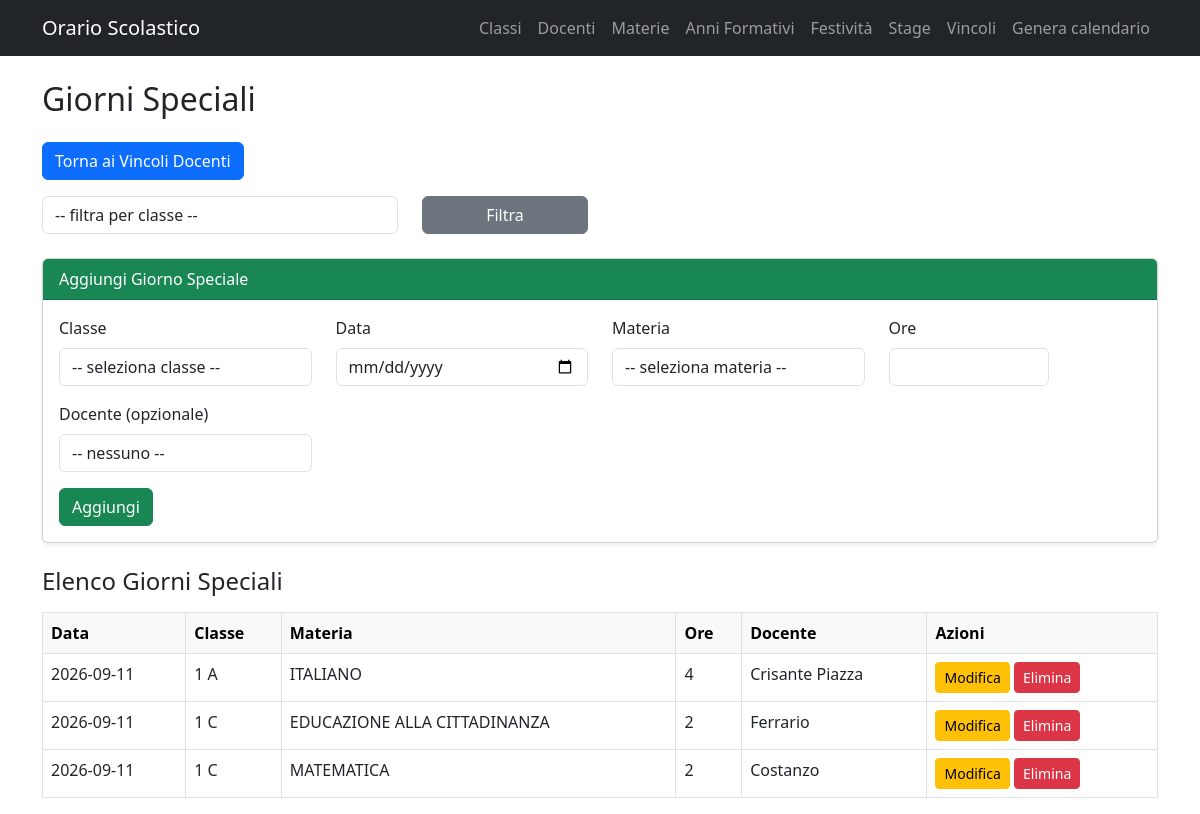
The app's page /vincoli/giorni_speciali, older data.
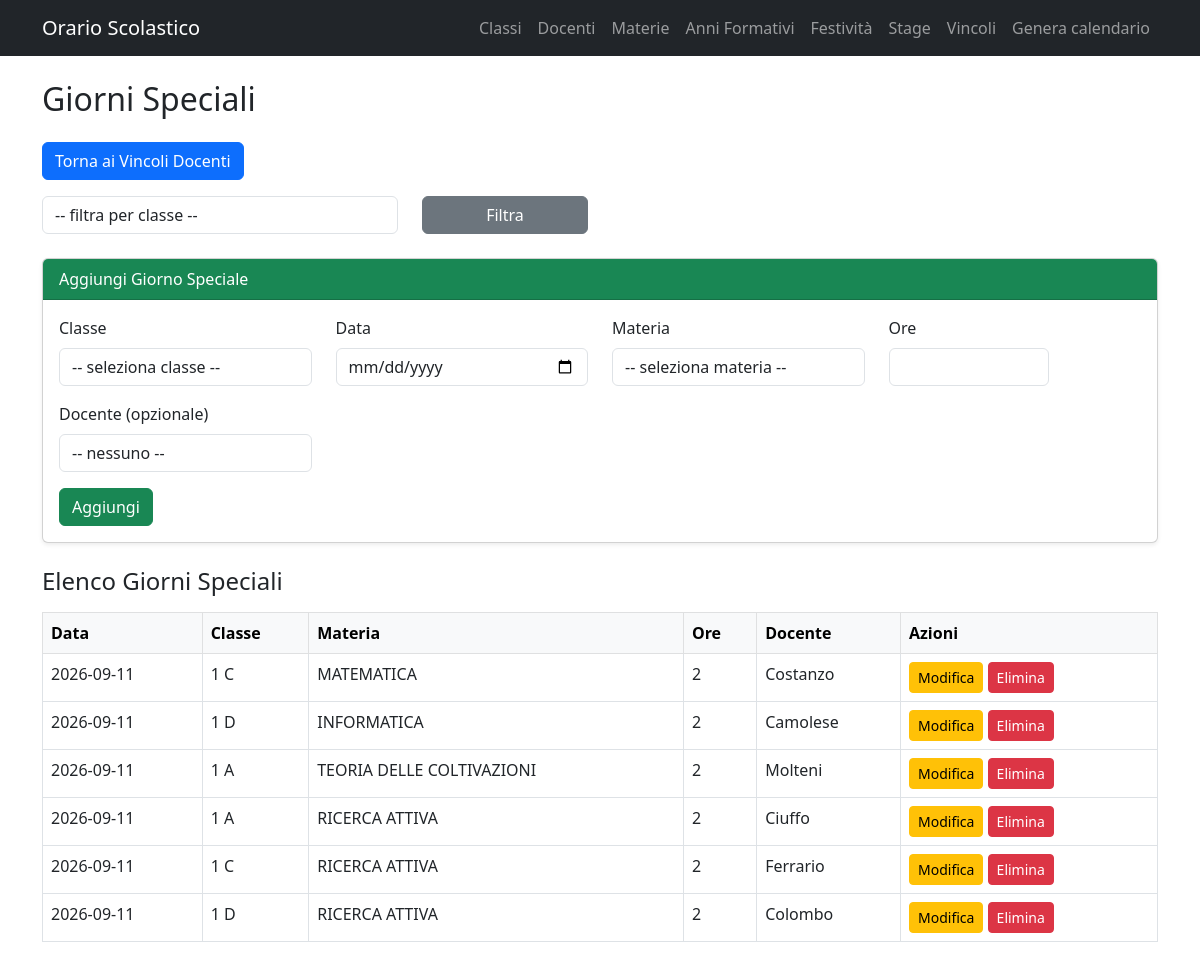
The same page, newer data.
### app/models.py (models this page shows)
class GiornoSpeciale(db.Model):
    id = db.Column(db.Integer, primary_key=True)
    classe_id = db.Column(db.Integer, db.ForeignKey("classe.id"), nullable=False)
    data = db.Column(db.Date, nullable=False)
    materia = db.Column(db.String(100), nullable=False)
    ore = db.Column(db.Integer, nullable=False)
    docente_id = db.Column(db.Integer, db.ForeignKey("docente.id"), nullable=True)
    docente = db.relationship("Docente")
    classe = db.relationship("Classe", backref="giorni_speciali")

class Classe(db.Model):
    id = db.Column(db.Integer, primary_key=True)
    nome_classe = db.Column(db.String(50), nullable=False, unique=True)
    data_inizio = db.Column(db.Date, nullable=True)
    data_fine = db.Column(db.Date, nullable=True)
    ore_massime_giornaliere = db.Column(db.Integer, default=6)
    giorni_lezione = db.Column(db.String(100), default="Lunedì,Martedì,Mercoledì,Giovedì,Venrdì")
    classe_associata_id = db.Column(db.Integer, db.ForeignKey("classe.id"), nullable=True)
    classe_associata = db.relationship("Classe", remote_side=[id])
    materie_assegnate = db.relationship(
        "MateriaClasse",
        backref="classe",
        cascade="all, delete-orphan"
    )
    calendario = db.relationship(
        "CalendarioClasse",
        backref="classe",
        uselist=False,
        cascade="all, delete-orphan"
    )

class Docente(db.Model):
    id = db.Column(db.Integer, primary_key=True)
    nome_docente = db.Column(db.String(100), nullable=False)
    insegnamenti = db.relationship("MateriaClasse", backref="docente_rel", cascade="all, delete-orphan")

### app/routes/vincoli.py (the view, shortened to what this page needs)
@vincoli_bp.route("/giorni_speciali", methods=["GET", "POST"])
def giorni_speciali():
    classi = Classe.query.order_by(Classe.nome_classe).all()
    materie = Materia.query.order_by(Materia.nome).all()
    docenti = Docente.query.order_by(Docente.nome_docente).all()
    docenti_dict = {d.id: d.nome_docente for d in docenti}
    filtro_classe = request.args.get("classe_id")
    if filtro_classe:
        giorni = GiornoSpeciale.query.filter_by(classe_id=filtro_classe).order_by(GiornoSpeciale.data).all()
    else:
        giorni = GiornoSpeciale.query.order_by(GiornoSpeciale.data).all()
    return render_template(
        "giorni_speciali.html",
        classi=classi,
        giorni=giorni,
        materie=materie,
        docenti=docenti,
        filtro_classe=filtro_classe
    )

### app/templates/giorni_speciali.html (shortened to what this page needs)
{% extends "base.html" %}
{% block content %}
<div class="container mt-4">
    <h2 class="mb-4">Giorni Speciali</h2>
    <div class="mb-3">
        <a href="{{ url_for('vincoli.vincoli_docenti') }}" class="btn btn-primary">
            Torna ai Vincoli Docenti
        </a>
    </div>
    <form method="GET" class="mb-4">
        <div class="row">
            <div class="col-md-4">
                <select name="classe_id" class="form-control">
                    <option value="">-- filtra per classe --</option>
                </select>
            </div>
            <div class="col-md-2">
                <button class="btn btn-secondary w-100">Filtra</button>
            </div>
        </div>
    </form>
    <div class="card shadow-sm mb-4">
        <div class="card-header bg-success text-white">
            Aggiungi Giorno Speciale
        </div>
        <div class="card-body">
            <form method="POST">
                <div class="row mb-3">
                    <div class="col-md-3">
                        <label class="form-label">Classe</label>
                        <select name="classe_id" class="form-control" required>
                            <option value="" disabled selected>-- seleziona classe --</option>
                        </select>
                    </div>
                    <div class="col-md-3">
                        <label class="form-label">Data</label>
                        <input type="date" name="data" class="form-control" required>
                    </div>
                    <div class="col-md-3">
                        <label class="form-label">Materia</label>
                        <select name="materia_id" class="form-control" required>
                            <option value="" disabled selected>-- seleziona materia --</option>
                        </select>
                    </div>
                    <div class="col-md-2">
                        <label class="form-label">Ore</label>
                        <input type="number" name="ore" class="form-control" min="1" max="10" required>
                    </div>
                    <div class="col-md-3 mt-3">
                        <label class="form-label">Docente (opzionale)</label>
                        <select name="docente_id" class="form-control">
                            <option value="">-- nessuno --</option>
                        </select>
                    </div>
                </div>
                <button class="btn btn-success">Aggiungi</button>
            </form>
        </div>
    </div>
    <h4 class="mt-4">Elenco Giorni Speciali</h4>
    <table class="table table-bordered mt-3">
        <thead class="table-light">
            <tr>
                <th>Data</th>
                <th>Classe</th>
                <th>Materia</th>
                <th>Ore</th>
                <th>Docente</th>
                <th>Azioni</th>
            </tr>
        </thead>
        <tbody>
            {% for g in giorni %}
            <tr>
                <td>{{ g.data }}</td>
                <td>{{ g.classe.nome_classe }}</td>
                <td>{{ g.materia }}</td>
                <td>{{ g.ore }}</td>
                <td>
                    {% if g.docente_id %}
                        {{ g.docente.nome_docente }}
                    {% else %}
                        -
                    {% endif %}
                </td>
                <td>
                    <a href="{{ url_for('vincoli.edit_giorno_speciale', id=g.id) }}"
                       class="btn btn-warning btn-sm">Modifica</a>
                    <a href="{{ url_for('vincoli.delete_giorno_speciale', id=g.id) }}"
                       class="btn btn-danger btn-sm">Elimina</a>
                </td>
            </tr>
            {% endfor %}
        </tbody>
    </table>
</div>
{% endblock %}

### app/templates/base.html (shortened to what this page needs)
<!DOCTYPE html>
<html lang="it">
<head>
    <link href="https://cdn.jsdelivr.net/npm/bootstrap@5.3.0/dist/css/bootstrap.min.css" rel="stylesheet">
</head>
<body>
<nav class="navbar navbar-expand-lg navbar-dark bg-dark">
    <div class="container">
        <a class="navbar-brand" href="/">Orario Scolastico</a>
        <div class="navbar-nav">
            <a class="nav-link" href="/classi">Classi</a>
            <a class="nav-link" href="/docenti">Docenti</a>
            <a class="nav-link" href="{{ url_for('materie.lista_materie') }}">Materie</a>
            <a class="nav-link" href="/anni">Anni Formativi</a>
            <a class="nav-link" href="/festivita">Festività</a>
            <a class="nav-link" href="/stage">Stage</a>
            <a class="nav-link" href="{{ url_for('vincoli.index') }}">Vincoli</a>
            <a class="nav-link" href="{{ url_for('orario.lista_versioni') }}">Genera calendario</a>
        </div>
    </div>
</nav>
{% block content %}{% endblock %}
</body>
</html>

Row changes from the older to the newer data that the page shows:
removed GiornoSpeciale: data "2026-09-11", classe.nome_classe "1 A", materia "ITALIANO", ore "4", docente.nome_docente "Crisante Piazza"
removed GiornoSpeciale: data "2026-09-11", classe.nome_classe "1 C", materia "EDUCAZIONE ALLA CITTADINANZA", ore "2", docente.nome_docente "Ferrario"
added GiornoSpeciale: data "2026-09-11", classe.nome_classe "1 D", materia "INFORMATICA", ore "2", docente.nome_docente "Camolese"
added GiornoSpeciale: data "2026-09-11", classe.nome_classe "1 A", materia "TEORIA DELLE COLTIVAZIONI", ore "2", docente.nome_docente "Molteni"
added GiornoSpeciale: data "2026-09-11", classe.nome_classe "1 A", materia "RICERCA ATTIVA", ore "2", docente.nome_docente "Ciuffo"
added GiornoSpeciale: data "2026-09-11", classe.nome_classe "1 C", materia "RICERCA ATTIVA", ore "2", docente.nome_docente "Ferrario"
added GiornoSpeciale: data "2026-09-11", classe.nome_classe "1 D", materia "RICERCA ATTIVA", ore "2", docente.nome_docente "Colombo"
